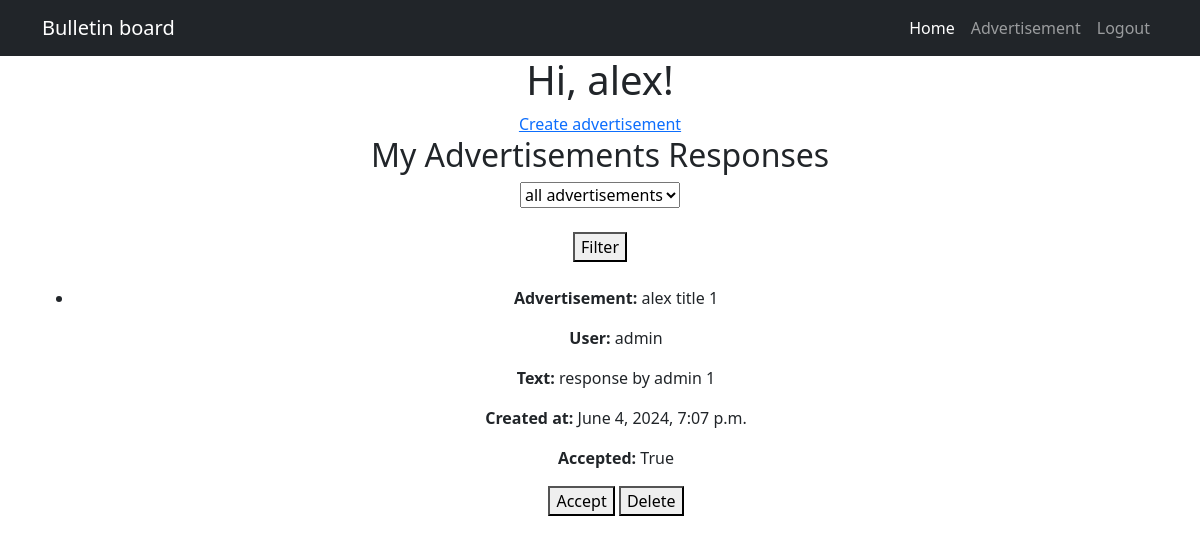
The page / (signed in) on the database as committed earlier.
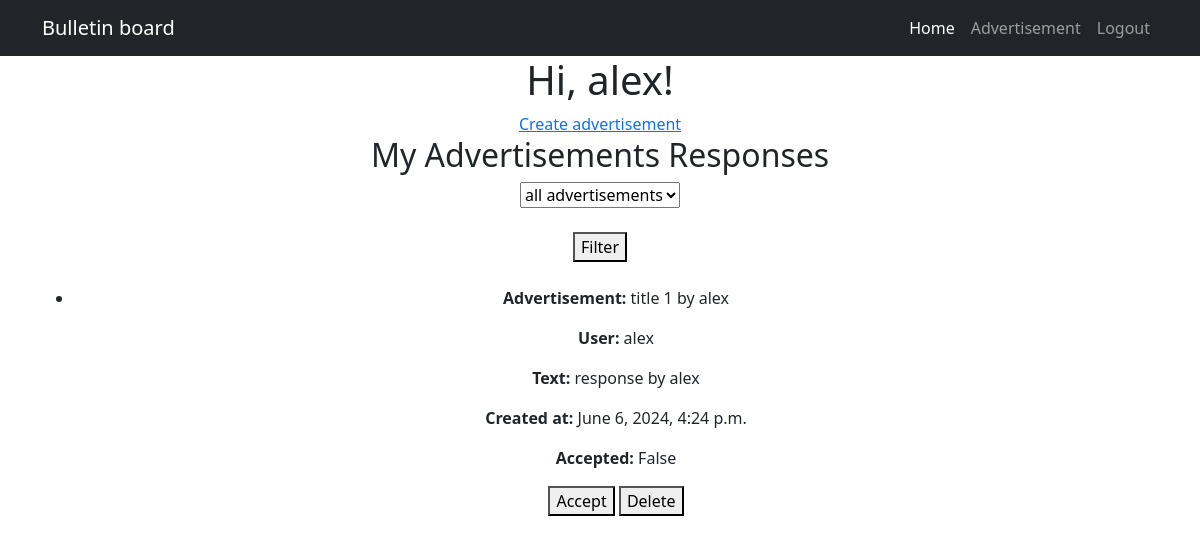
The same page on the database as committed later.
### board/models.py (models this page shows, shortened)
class Response(models.Model):
    advertisement = models.ForeignKey(Advertisement, on_delete=models.CASCADE)
    user = models.ForeignKey(User, on_delete=models.CASCADE)
    text = models.TextField()
    created_at = models.DateTimeField(auto_now_add=True)
    accepted = models.BooleanField(default=False)

class Advertisement(models.Model):
    CATEGORIES = [
        ('Танки', 'Танки'),
        ('Хилы', 'Хилы'),
        ('ДД', 'ДД'),
        ('Торговцы', 'Торговцы'),
        ('Гилдмастеры', 'Гилдмастеры'),
        ('Квестгиверы', 'Квестгиверы'),
        ('Кузнецы', 'Кузнецы'),
        ('Кожевники', 'Кожевники'),
        ('Зельевары', 'Зельевары'),
        ('Мастера заклинаний', 'Мастера заклинаний'),
    ]
    user = models.ForeignKey(User, on_delete=models.CASCADE)
    title = models.CharField(max_length=255)
    content = RichTextUploadingField()
    category = models.CharField(max_length=50, choices=CATEGORIES)
    created_at = models.DateTimeField(auto_now_add=True)

class User(AbstractUser):
    email = models.EmailField(unique=True)
    is_email_verified = models.BooleanField(default=False)
    groups = models.ManyToManyField(Group, related_name='custom_user_set', blank=True)
    user_permissions = models.ManyToManyField(Permission, related_name='custom_user_set', blank=True)

### board/views.py (the view, shortened to what this page needs)
# urls.py: path('', HomeView.as_view(), name='home'),
@method_decorator(login_required, name='dispatch')
class HomeView(TemplateView):
    template_name = 'board/home.html'
    def get_context_data(self, **kwargs):
        context = super().get_context_data(**kwargs)
        user_advertisements = Advertisement.objects.filter(user=self.request.user)
        responses = Response.objects.filter(advertisement__in=user_advertisements).order_by('-created_at')
        filter_form = ResponseFilterForm(self.request.GET)
        if filter_form.is_valid():
            if filter_form.cleaned_data['advertisement']:
                responses = responses.filter(advertisement=filter_form.cleaned_data['advertisement'])
        selected_advertisement = self.request.GET.get('advertisement')
        context['selected_advertisement'] = selected_advertisement
        context['user_advertisements'] = user_advertisements
        context['responses'] = responses
        context['filter_form'] = filter_form
        return context

### board/forms.py
class ResponseFilterForm(forms.Form):
    advertisement = forms.ModelChoiceField(queryset=Advertisement.objects.all(), required=False, label='Advertisement')

### templates/board/home.html (shortened to what this page needs)
{% extends 'flatpages/default.html' %}
{% block content %}
   {% if user.is_authenticated %}
        <h1>Hi, {{ user.username }}!</h1>
        <a href="{% url 'advertisement_create' %}">Create advertisement</a>
        <h2>My Advertisements Responses</h2>
<form method="get">
    <select name="advertisement" id="advertisement">
        <option value="">all advertisements</option>
    </select>
    <br><br>
    <button type="submit">Filter</button>
</form>
<br>
        <ul>
            {% for response in responses %}
                <li>
                    <p><strong>Advertisement:</strong> {{ response.advertisement.title }}</p>
                    <p><strong>User:</strong> {{ response.user.username }}</p>
                    <p><strong>Text:</strong> {{ response.text }}</p>
                    <p><strong>Created at:</strong> {{ response.created_at }}</p>
                    <p><strong>Accepted:</strong> {{ response.accepted }}</p>
                    <form method="post">
                        <button type="submit" name="accept">Accept</button>
                        <button type="submit" name="delete">Delete</button>
                    </form>
                </li>
                <br>
            {% endfor %}
        </ul>
    {% endif %}
{% endblock content %}

Rows that differ between the two databases and show on the page:
removed Response: advertisement "alex title 1", user.username "admin", text "response by admin 1", created_at "June 4, 2024, 7:07 p.m.", accepted "True"
added Response: advertisement "title 1 by alex", user.username "alex", text "response by alex", created_at "June 6, 2024, 4:24 p.m.", accepted "False"
